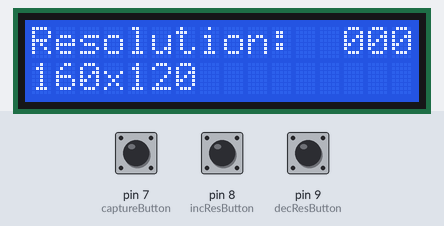
A sketch run on a simulated Arduino Uno, built with avr-gcc and run on an emulated ATmega328P. Parts: 16×2 character LCD. The test bench sets the inputs (shaded band); at power-on: pin 8 (incResButton) LOW, pin 7 (captureButton) LOW, pin 9 (decResButton) LOW. What the sketch prints to the serial monitor is not drawn.

Above: at 1.2 s.
1.3 s: pin 8 (incResButton) pulled HIGH for 1 s
At 3.5 s:
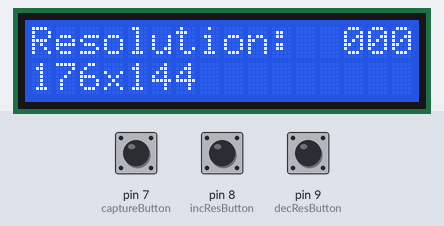
3.8 s: pin 7 (captureButton) pulled HIGH for 0.15 s
At 4.5 s:
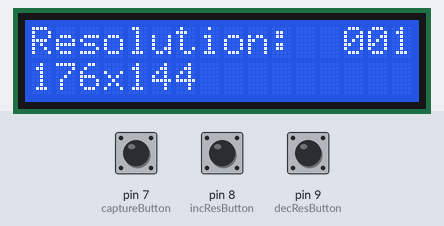
Timing chart, 0 to 6.8 s (numbered marks = the images above; inputs shaded):
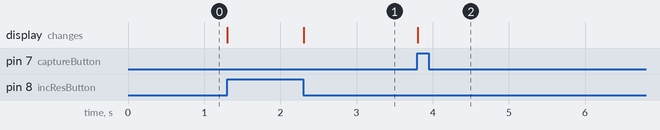

The sketch:

controller.ino
```cpp
//https://www.arduino.cc/en/Reference/SPI
//https://www.arduino.cc/en/Tutorial/SPITransaction
//http://arduino-er.blogspot.com/2014/09/communication-betweeen-arduinos-using.html
#include <LiquidCrystal.h>

#include "Wire.h"

// initialize the library by associating any needed LCD interface pin
// with the arduino pin number it is connected to
const int rs = 12, en = 11, d4 = 5, d5 = 4, d6 = 3, d7 = 2;
LiquidCrystal lcd(rs, en, d4, d5, d6, d7);


/*
   GPS data
*/
const int gpsSignal = 0x11;

/*
   Buttons
*/
const int captureButton = 7;
const int incResButton = 8;
const int decResButton = 9;

/*
   Camera Interface
*/
const int captureCode = 0x10;
const int numResolutions = 9;
int resolutions[numResolutions][2] = { {160, 120}, {176, 144}, {320, 240},
  {352, 288}, {640, 480}, {800, 600},
  {1024, 768}, {1280, 1024}, {1600, 1200}
};
int currentResolution = 0;
int numPixels;
char* pixels;
int numBytes;


int getNumPixels() {
  return resolutions[currentResolution][0] *
         resolutions[currentResolution][1];
}
void setPixels() {
  numPixels = getNumPixels();
  if (pixels) {
    free(pixels);
  }
  numBytes = numPixels * 3;
  pixels = (char*)malloc(numBytes * sizeof(char));
}

void updateLCDScreen() {
  lcd.clear();
  lcd.setCursor(0, 0);
  lcd.write("Resolution:");
  lcd.setCursor(0, 1);
  lcd.print(resolutions[currentResolution][0]);
  lcd.print("x");
  lcd.print(resolutions[currentResolution][1]);
}

void cameraCaptureButton() {
  int cap = digitalRead(captureButton);
  lcd.setCursor(15,0);
  lcd.print(cap);
  if (cap) {
    while (digitalRead(captureButton)) {} //Wait for release

    //Send GPS signal
    lcd.setCursor(14, 0);

    Serial.write(gpsSignal);
    while (!Serial.available()) {} //Wait for GPS board response
    float lat = Serial.parseFloat();
    Serial.flush();

    while (!Serial.available()) {}
    float lon = Serial.parseFloat();
    Serial.flush();

    lcd.setCursor(0, 0);
    lcd.print(lat);
    lcd.print(lon);


    //Send Camera Signal
    Serial.write(captureCode);
    int i;
    for (i = 0; i < numBytes; i++) {
      if (Serial.available()) {
        pixels[i++] = Serial.read();
      }
    }
    Serial.flush();

  }
}


void decResolution() {
  if (currentResolution > 0) {
    currentResolution = (currentResolution - 1) % numResolutions;
    updateLCDScreen();
    setPixels();
    Serial.write(currentResolution);
  }
}

void incResolution() {
  if (currentResolution < numResolutions - 1) {
    currentResolution = (currentResolution + 1) % numResolutions;
    updateLCDScreen();
    setPixels();
    Serial.write(currentResolution);
  }
}

void changeResolutionButton() {
  int dec = digitalRead(decResButton);
  lcd.setCursor(13, 0);
  lcd.print(dec);
  if (dec) {
    while (digitalRead(decResButton)) {} //Wait for release
    decResolution();
  }

  int inc = digitalRead(incResButton);
  lcd.setCursor(14, 0);
  lcd.print(inc);
  if (inc) {
    while (digitalRead(incResButton)) {} //Wait for release
    incResolution();
  }


}


void setup() {
  Serial.begin(921600);  //link to PC

  pinMode(INPUT, captureButton);
  pinMode(INPUT, incResButton);
  pinMode(INPUT, decResButton);

  lcd.begin(16, 2);
  updateLCDScreen();
  setPixels();

  Serial.write(currentResolution);
}


void loop() {

  //Check camera capture button
  cameraCaptureButton();


  //Check resolution change button
  changeResolutionButton();


}
```

Measured:
- after the input at 1.3 s, the display: first changes at once (image 1 shows a later state)
- after the input at 3.8 s, the display: changes at once (image 2)
